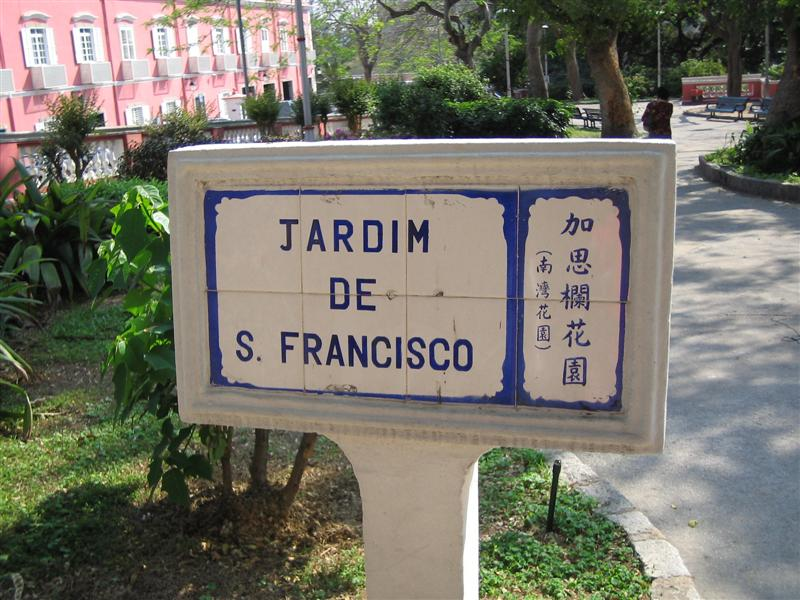
#> input picture street-sign.jpg, 800 x 600 px
$ jupyter execute lecture2.ipynb
#> lines starting #> are read from the running program, lines starting #| are printed output that depends on the picture; after the words box and inside, x2 and y2 are one past the last pixel; in counts of white or black regions, pixels touching at a corner belong together
# What is Pillow

Python Imaging Library (abbreviated as PIL) (in newer versions known as Pillow) is a free library for the Python programming language that adds support for opening, manipulating, and saving many different image file formats.

Some of the file formats supported are PPM, PNG, JPEG, GIF, TIFF, and BMP. It is also possible to create new file decoders to expand the library of file formats accessible.

# Usingh Pillow for imaging processing

## Read & write and display image
There are two general ways to display image, first method is using im.show() function of Pillow, however sometimes it may work well in jupyter.

The alternative method is using third party library called matplotlib to display it.

Here is an example.

[cell 1]
### read a image then display it###
from PIL import Image
import matplotlib.pyplot as plt
img=Image.open('./street-sign.jpg')
#> img is the input picture: PIL image 800x600 RGB; mean R, G, B 118.9, 116.9, 105.2
# %matplotlib inline  #用这条命令防止Jupyter返回内存地址，直接显示图片
plt.imshow(img)
plt.show()

[cell 2]
#### save a image
img=Image.open('./street-sign.jpg')
img.save('street-sign-save.jpg')

When you finish these steps, you will find a new file called street-sign-save.jpg in your left column

## Transform image
This part will tell you basic image transform information such as crop image size, rotate image, resize image etc.
### crop image
if your image is too big or some part of image is unuseful, you can crop it based on your idea.
Here is an example.

[cell 3]
### read a image then display it###
from PIL import Image
import matplotlib.pyplot as plt
img=Image.open('./street-sign.jpg')
region = (100,100,700,450)
cropImg = img.crop(region)
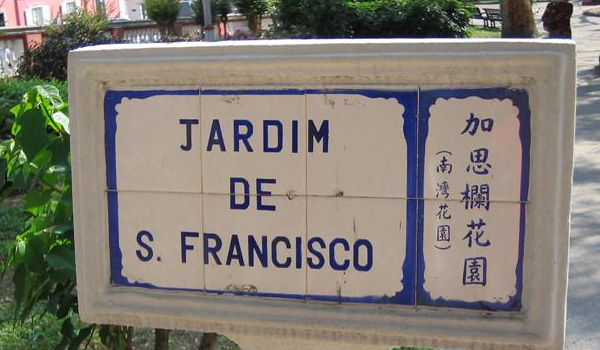
#> cropImg: PIL image 600x350 RGB; mean R, G, B 129.5, 124.3, 115.3
plt.imshow(cropImg)
plt.show()

### rotate image
if some images are not in good angle, you may need to rotate them to make them look better.
Here is an example.

[cell 4]
img_rotate = img.rotate(45)  ### you can change the number of rotate angle in this function.
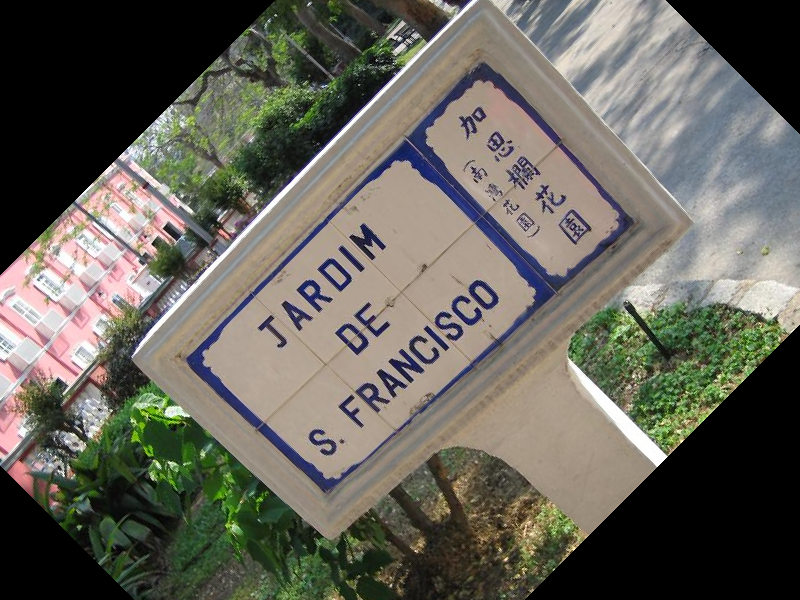
#> img_rotate: PIL image 800x600 RGB; mean R, G, B 101.8, 99.6, 90.3
plt.imshow(img_rotate)
plt.show()

[cell 5]
img_rotate = img.transpose(Image.ROTATE_90) ### here is another method, also could rotate image in the same way. ROTATE_90 means rotate 90 degree
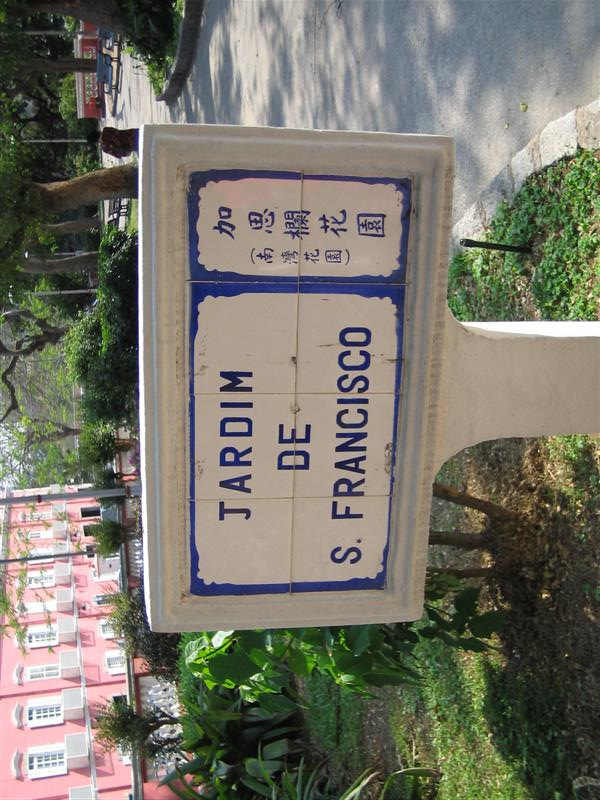
#> img_rotate: PIL image 600x800 RGB; mean R, G, B 118.9, 116.9, 105.2
plt.imshow(img_rotate)
plt.show()

### scale image
sometime images are too large to process or need to cost lots of time to calculate, you can resize images to make them more samller.
Here is an example.

[cell 6]
img_resize = img.resize((400, 300)) ## Scale the image to 300*400 pixel size
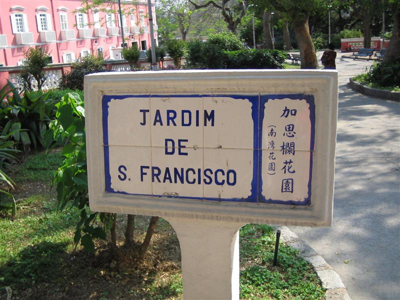
#> img_resize: PIL image 400x300 RGB; mean R, G, B 118.9, 116.9, 105.2
plt.imshow(img_resize)
plt.show()

## convert image
Pillow has its own conversion () method to convert images into different formats. Take gray scale image conversion as an example:

[cell 7]
### read a image then display it###
from PIL import Image
import matplotlib.pyplot as plt
img=Image.open('./street-sign.jpg')
img_convert = img.convert('L') ##L means grapscale mode，you can try RGB, F mode.  note if having error in this line, you may need upgrade matplotlib like this: pip install matplotlib --upgrade
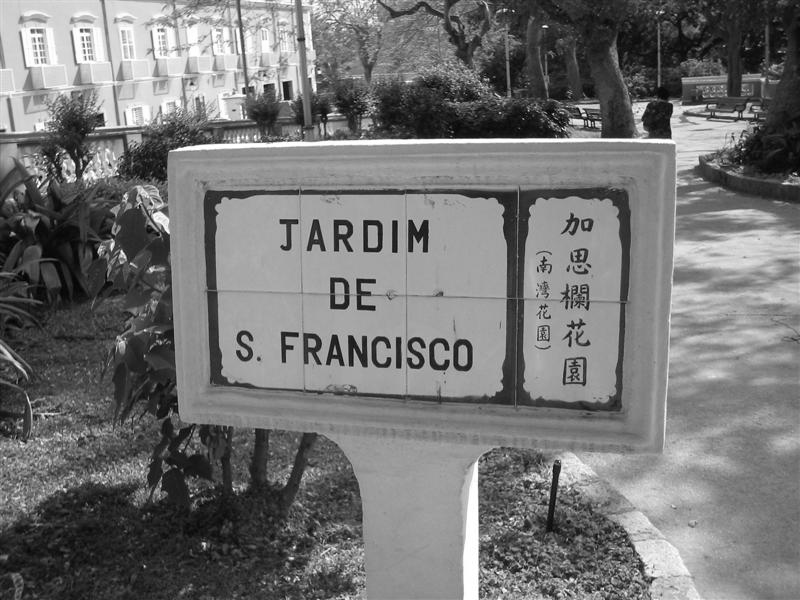
#> img_convert: PIL image 800x600 L; min 0, max 255, mean 116.2
plt.imshow(img_convert)
plt.show()

## image binaryzation

Image Binarization is the process of setting the gray value of the pixels on the image to 0 or 255, that is to say, the whole image presents obvious black-and-white effect.

In digital image processing, binary image plays a very important role. The binarization of image greatly reduces the amount of data in the image, so that the outline of the object can be highlighted.

In Pillow, we use point () method to judge each pixel of an image, and set its gray value to 0 or 255 according to its relative size with the mean value, then convert it into a binary image.

[cell 8]
WHITE, BLACK = 255, 0   #define gray constant value
img_point = img.point(lambda x: WHITE if x > 128 else BLACK)  #judge each pixel
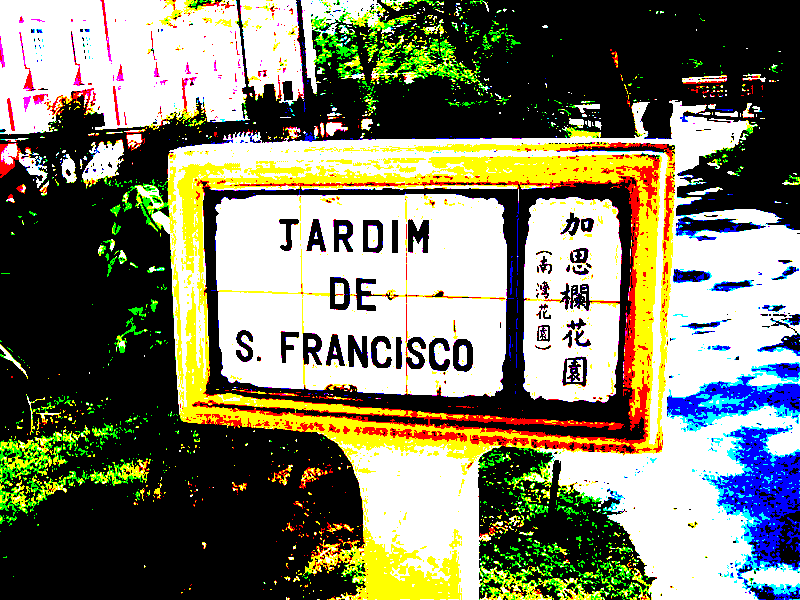
#> img_point: PIL image 800x600 RGB; mean R, G, B 126.1, 126.3, 103.9
img_binary = img_point.convert('1')  #convert to binary image
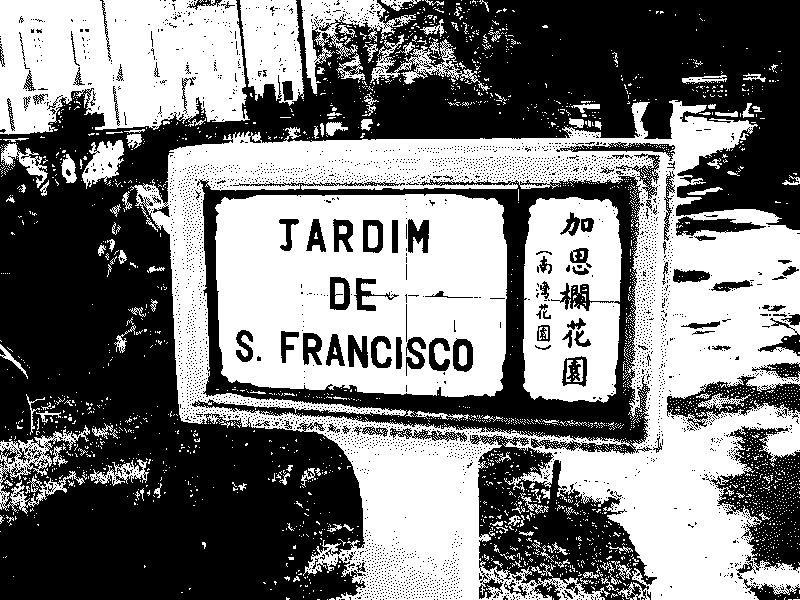
#> img_binary: PIL image 800x600 1; 48.6% white; 2718 white regions (2578 under 20 px), largest, box (x1, y1, x2, y2) and area: (130, 100, 800, 600) 112546, (215, 194, 507, 397) 48315, (0, 0, 250, 135) 27600
plt.imshow(img_binary)
plt.show()

## image filtering
Image filtering in Python mainly deals with image smoothing, sharpening and edge enhancement. You can regard it as a filter in a mobile phone.

There are many kinds of filtering in Pillow. We take relief filtering as an example.

Firstly, the filter class in Pillow is introduced

[cell 9]
from PIL import Image,ImageFilter
img_filter = img.filter(ImageFilter.EMBOSS) ### emboss means filter type we used, you can choose anther method based on your work.
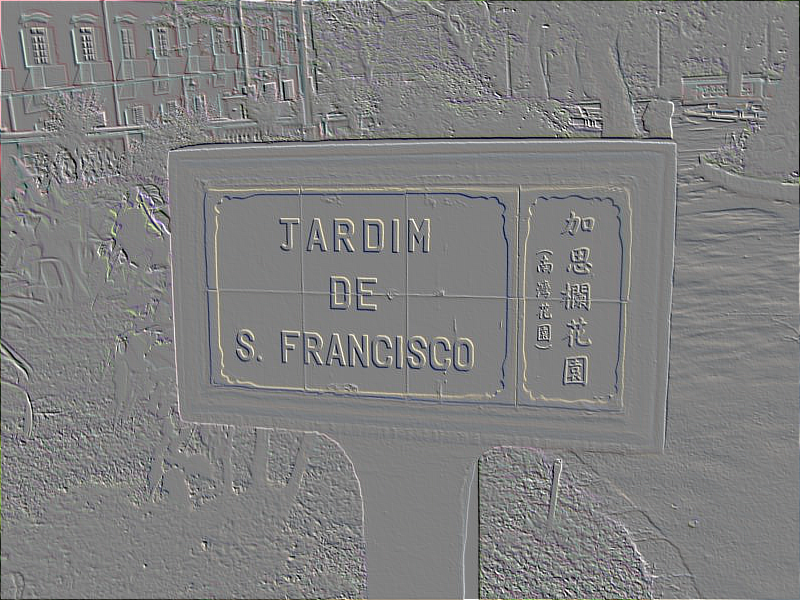
#> img_filter: PIL image 800x600 RGB; mean R, G, B 127.9, 127.9, 127.9
plt.imshow(img_filter)
plt.show()

When change other filter such edge_enhance to find egde of objects in the image

[cell 10]
from PIL import Image,ImageFilter
img_filter = img.filter(ImageFilter.EDGE_ENHANCE) ### find traffic sign edge better.
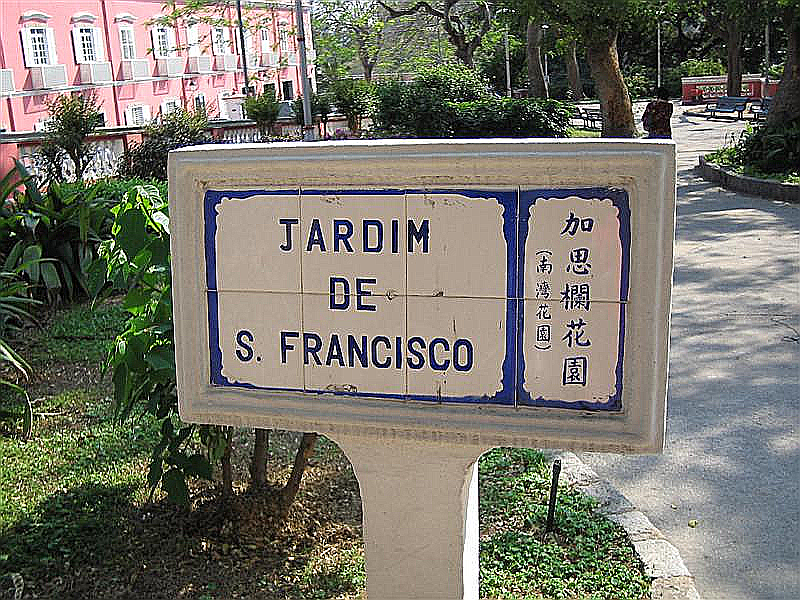
#> img_filter: PIL image 800x600 RGB; mean R, G, B 119.1, 117.1, 106.5
plt.imshow(img_filter)
plt.show()
